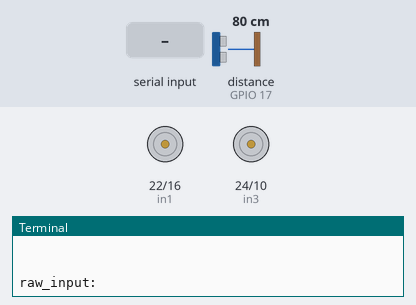
A program run on a simulated Raspberry Pi (BCM pin numbers). Shown: motor-driver pin pairs drawn as motors (green arrow = first pin HIGH = forward, orange = second pin HIGH = backward, longer = more drive, scaled by the enable pin), the last lines printed to the terminal. The inputs (shaded band) are chosen by the test bench; at power-on: distance to the obstacle (sensor on GPIO 17) 80 cm. The echo pulse lasts 58.3 µs per cm; files the program writes start out absent; the clock reads 2024-03-15 10:24:30 at power-on unless the program sets it.

Above: at 1.7 s.
1.8 s: "f" typed at the terminal, then Enter
At 2.4 s:
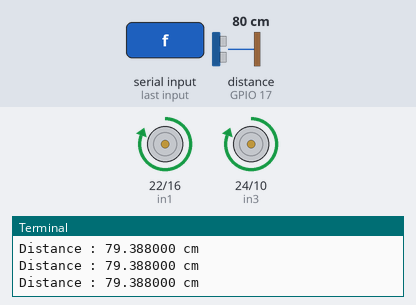
3.4 s: distance to the obstacle (sensor on GPIO 17) set to 6 cm
4.9 s: distance to the obstacle (sensor on GPIO 17) set to 3 cm
At 5.9 s:
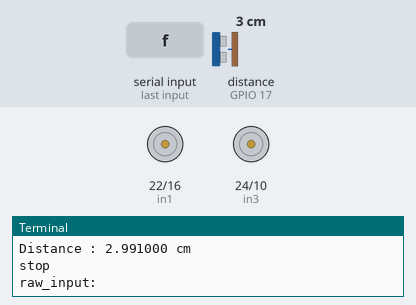
Timing chart, 0 to 7.9 s (numbered marks = the images above; inputs shaded):
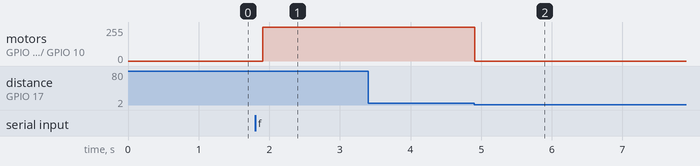

Measured:
- the behaviour switches between 5 and 4 cm on distance to the obstacle (sensor on GPIO 17) (found by bisection; images 1 and 2)
- after the input at 1.8 s, motor on GPIO 22 (in1) / GPIO 16 (in2), motor on GPIO 24 (in3) / GPIO 10 (in4): stopped → forward 255/255 after 0.11 s
- after the input at 4.9 s, motor on GPIO 22 (in1) / GPIO 16 (in2), motor on GPIO 24 (in3) / GPIO 10 (in4): forward 255/255 → stopped at once

The program:

movement_subprocess.py
```python
import RPi.GPIO as GPIO
from time import sleep
import time
import sys
import signal
import logging
# import os

def signal_handler(signal, frame): # ctrl + c -> exit program
        print('You pressed Ctrl+C!')
        sys.exit(0)
signal.signal(signal.SIGINT, signal_handler)

def sonar_sensor(trig,echo):
    GPIO.output(trig, False)
    time.sleep(0.1)
    GPIO.output(trig, True)
    time.sleep(0.00001)
    GPIO.output(trig, False)
    while GPIO.input(echo) == 0 :
        pulse_start = time.time()
    while GPIO.input(echo) == 1 :
        pulse_end = time.time()
    pulse_duration = pulse_end - pulse_start
    distance = pulse_duration * 17000
    # if pulse_duration >=0.01746:
    #     print('time out')
    # elif distance > 300 or distance==0:
    #     print('out of range')
    distance = round(distance, 3)
    print ('Distance : %f cm'%distance)
    logging.debug('Distance : %f cm'%distance)
    return distance

GPIO.setmode(GPIO.BCM)
trig = 27 # 7th
echo = 17 # 6th

GPIO.setup(trig, GPIO.OUT)
GPIO.setup(echo, GPIO.IN)

time.sleep(0.5)


in1 = 22 #PIN31
in3 = 24 #PIN35
in2 = 16 #PIN10
in4 = 10 #PIN24
en = 23   #PIN18
en2 = 2  #PIN3
temp1=1

GPIO.setmode(GPIO.BCM)
GPIO.setup(in1,GPIO.OUT)
GPIO.setup(in2,GPIO.OUT)
GPIO.setup(in3,GPIO.OUT)
GPIO.setup(in4,GPIO.OUT)
GPIO.setup(en,GPIO.OUT)
GPIO.setup(en2,GPIO.OUT)
GPIO.output(in1,GPIO.LOW)
GPIO.output(in3,GPIO.LOW)
GPIO.output(in2,GPIO.LOW)
GPIO.output(in4,GPIO.LOW)
p=GPIO.PWM(en,1000)
p1=GPIO.PWM(en2,1000)
p.start(100)
p1.start(100)
print("\n")
print("The default speed & direction of motor is LOW & Forward.....")
print("r-run s-stop f-forward b-backward l-low m-medium h-high e-exit")
print("\n")

# os.mkdir("log.txt")
logging.basicConfig(filename="./log.txt",level=logging.DEBUG)

x=input("raw_input: ")
print ('-----------------------------------------------------------------sonar start')
try :
    while True:


        distance = sonar_sensor(trig,echo)

        if distance<5:
            x='s'


        if x=='s':
            print("stop")
            GPIO.output(in1,GPIO.LOW)
            GPIO.output(in2,GPIO.LOW)
            GPIO.output(in3,GPIO.LOW)
            GPIO.output(in4,GPIO.LOW)
            x=input("raw_input: ")
            # distance = sonar_sensor(trig,echo)

        elif x=='f':
            print("forward")
            GPIO.output(in1,GPIO.HIGH)
            GPIO.output(in3,GPIO.HIGH)
            GPIO.output(in2,GPIO.LOW)
            GPIO.output(in4,GPIO.LOW)
            GPIO.output(en,GPIO.HIGH)
            GPIO.output(en2,GPIO.HIGH)
            temp1=1
            x='z'
            # print(distance)


        elif x=='b':
            print("backward")
            GPIO.output(in1,GPIO.LOW)
            GPIO.output(in3,GPIO.LOW)
            GPIO.output(in2,GPIO.HIGH)
            GPIO.output(in4,GPIO.HIGH)
            temp1=0
            x='z'


        elif x=='1':
            print("left")
            GPIO.output(in1,GPIO.LOW)
            GPIO.output(in2,GPIO.HIGH)
            GPIO.output(in3,GPIO.LOW)
            GPIO.output(in4,GPIO.LOW)
        elif x=='2':
            print("right")
            GPIO.output(in1,GPIO.HIGH)
            GPIO.output(in2,GPIO.LOW)
            GPIO.output(in3,GPIO.LOW)
            GPIO.output(in4,GPIO.HIGH)

        elif x=='l':
            print("low")
            p.ChangeDutyCycle(25)
            p1.ChangeDutyCycle(25)
            x='z'

        elif x=='m':
            print("medium")
            p.ChangeDutyCycle(50)
            p1.ChangeDutyCycle(50)
            x='z'

        elif x=='h':
            print("high")
            p.ChangeDutyCycle(125)
            p1.ChangeDutyCycle(125)
            x='z'


        elif x=='e':
            GPIO.cleanup()
            break

except:
    GPIO.cleanup()
```
